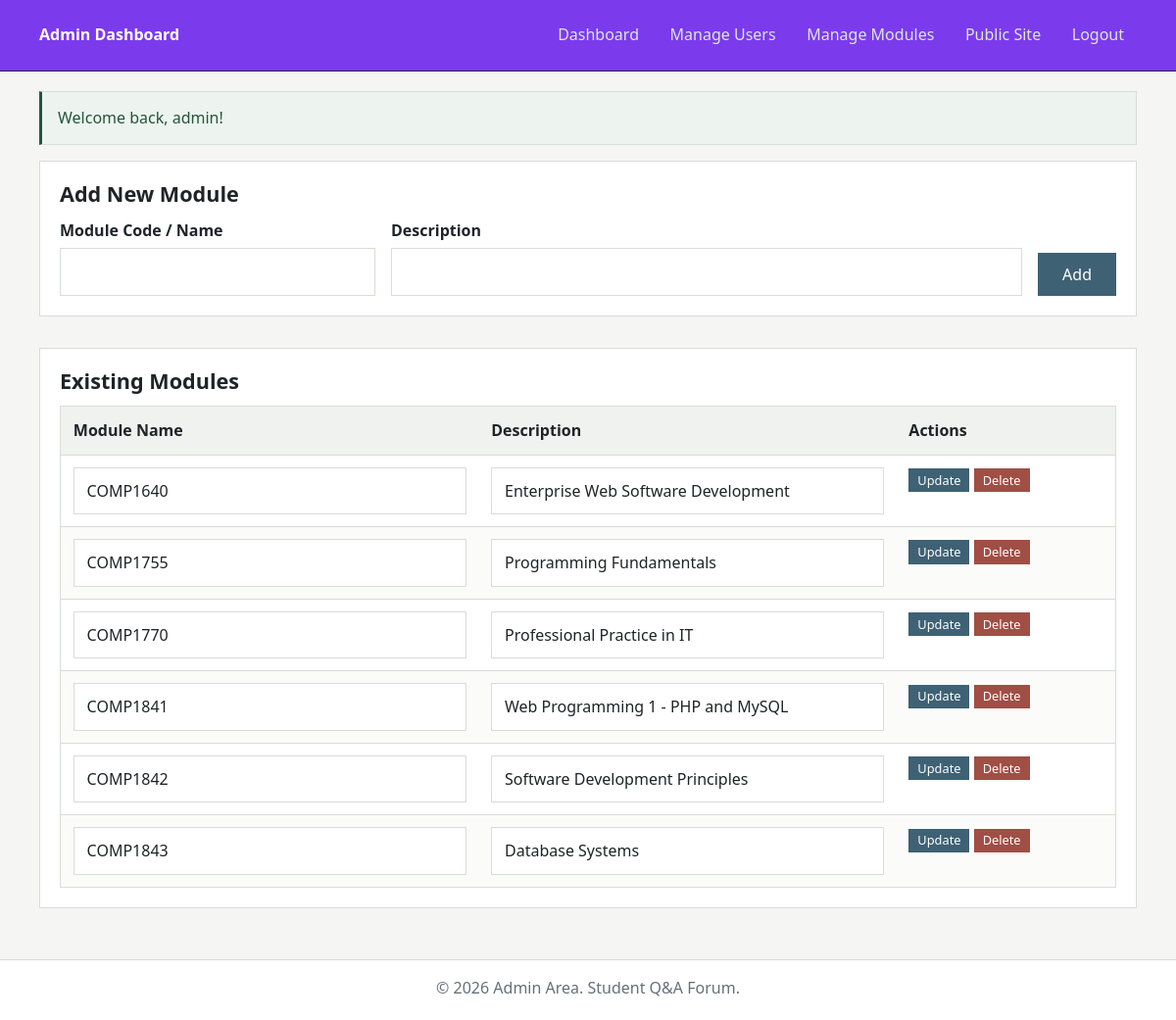
The app's page /admin/categories.php (signed in) with its own data.
### tables this page shows
CREATE TABLE `category` (
  `id` int(11) NOT NULL,
  `name` varchar(100) NOT NULL,
  `description` text DEFAULT NULL
);

### includes/DataBaseFunctions.php (called while the page is built, shortened)
<?php
function query($pdo, $sql, $parameters = []) {
    $query = $pdo->prepare($sql);
    $query->execute($parameters);
    return $query;
}
function allCategories($pdo) {
    $query = query($pdo, 'SELECT * FROM category ORDER BY name ASC');
    return $query->fetchAll(PDO::FETCH_ASSOC);
}

### admin/categories.php (the view, shortened to what this page needs)
<?php
require_once '../includes/DatabaseConnection.php';
require_once '../includes/DataBaseFunctions.php';
$categories = allCategories($pdo);
?>
<div class="glass-card" style="margin-bottom: 2rem;">
    <h2>Add New Module</h2>
    <form action="categories.php" method="POST" style="display: flex; gap: 1rem; align-items: flex-end;">
        <div class="form-group" style="margin-bottom: 0; flex: 1;">
            <label for="name">Module Code / Name</label>
            <input type="text" name="name" class="form-control" required>
        </div>
        <div class="form-group" style="margin-bottom: 0; flex: 2;">
            <label for="description">Description</label>
            <input type="text" name="description" class="form-control">
        </div>
        <button type="submit" class="btn-primary" style="height: fit-content; padding: 0.8rem 1.5rem;">Add</button>
    </form>
</div>
<div class="glass-card">
    <h2>Existing Modules</h2>
    <table>
        <thead>
            <tr>
                <th>Module Name</th>
                <th>Description</th>
                <th>Actions</th>
            </tr>
        </thead>
        <tbody>
            <?php foreach ($categories as $cat): ?>
            <tr>
                <td>
                    <input type="text" name="name" class="form-control" value="<?=htmlspecialchars($cat['name'])?>" required form="update-module-<?=$cat['id']?>">
                </td>
                <td>
                    <input type="text" name="description" class="form-control" value="<?=htmlspecialchars($cat['description'] ?? '')?>" form="update-module-<?=$cat['id']?>">
                </td>
                <td>
                    <form id="update-module-<?=$cat['id']?>" action="categories.php" method="POST" style="display:inline-block;">
                        <button type="submit" class="btn-primary" style="padding: 0.3rem 0.5rem; font-size: 0.8rem;">Update</button>
                    </form>
                    <form action="categories.php" method="POST" style="display:inline-block;" onsubmit="return confirm('Are you sure you want to delete this module?');">
                        <button type="submit" class="btn-danger" style="padding: 0.3rem 0.5rem; font-size: 0.8rem;">Delete</button>
                    </form>
                </td>
            </tr>
            <?php endforeach; ?>
        </tbody>
    </table>
</div>
<?php
include '../templates/admin_layout.html.php';

### style.css (style rules this page uses)
:root { --bg: #f5f6f4; --surface: #ffffff; --surface-alt: #f0f2ef; --line: #d7ddd7; --text: #1f2428; --muted: #66707a; --accent: #3e6174; --accent-hover: #2f4c5a; --secondary: #5f7264; --danger: #a14e45; --danger-hover: #843f38; --success-bg: #edf4ef; --success-text: #26543d; --error-bg: #f8eeec; --error-text: #8f382f; --focus: rgba(62, 97, 116, 0.18); }
*, *::before, *::after { box-sizing: border-box; border-radius: 0 !important; }
html { background: var(--bg); color-scheme: light; scroll-behavior: smooth; }
body { margin: 0; min-height: 100vh; display: flex; flex-direction: column; font-family: "Segoe UI", Tahoma, Geneva, Verdana, sans-serif; line-height: 1.55; color: var(--text); background: var(--bg); }
button, input, select, textarea { font: inherit; }
button, .btn-primary, .btn-danger, .btn-secondary { cursor: pointer; }
h1, h2, h3 { margin-top: 0; margin-bottom: 0.75rem; color: var(--text); line-height: 1.2; }
h2 { font-size: 1.35rem; }
.glass-card { display: block; padding: 1.25rem; margin-bottom: 1rem; background: var(--surface) !important; border: 1px solid var(--line); box-shadow: none !important; animation: pageIn 180ms ease-out both; }
.btn-primary, .btn-danger, .btn-secondary { display: inline-flex; align-items: center; justify-content: center; gap: 0.35rem; padding: 0.5rem 0.85rem; border: 1px solid transparent; color: #fff; font-size: 1rem; line-height: 1; text-decoration: none; transition: transform 140ms ease, background-color 140ms ease, border-color 140ms ease, color 140ms ease, opacity 140ms ease; }
.btn-primary { background: var(--accent); border-color: var(--accent); }
.btn-danger { background: var(--danger); border-color: var(--danger); }
.form-group { margin-bottom: 1rem; }
.form-group label { display: block; margin-bottom: 0.35rem; font-weight: 600; color: var(--text); }
.form-control { width: 100%; padding: 0.68rem 0.8rem; color: var(--text); background: #fff; border: 1px solid var(--line); box-shadow: none !important; transition: border-color 140ms ease, background-color 140ms ease, box-shadow 140ms ease, transform 140ms ease; }
table { width: 100%; border-collapse: collapse; border: 1px solid var(--line); background: var(--surface); }
th, td { padding: 0.75rem 0.8rem; border-bottom: 1px solid var(--line); text-align: left; vertical-align: top; }
th { background: var(--surface-alt); color: var(--text); font-weight: 600; }
tr:nth-child(even) td { background: #fbfbfa; }

### records on screen
category: name "COMP1640", description "Enterprise Web Software Development"
category: name "COMP1755", description "Programming Fundamentals"
category: name "COMP1770", description "Professional Practice in IT"
category: name "COMP1841", description "Web Programming 1 - PHP and MySQL"
category: name "COMP1842", description "Software Development Principles"
category: name "COMP1843", description "Database Systems"

### other values on screen
$_SESSION['success'] "Welcome back, admin!"
